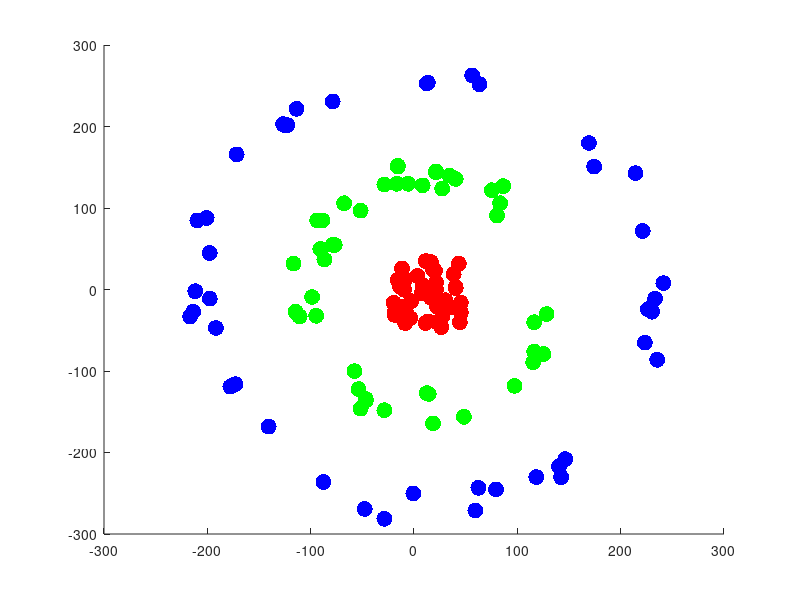

MATLAB code for this plot: (Note: this script raises an error after producing the figure.)
X = [-216.67,-33.221; -213.67,-27.221; -211.67,-2.2214; -209.67,84.779;
-200.67,87.779; -197.67,-11.221; -197.67,44.779; -191.67,-47.221;
-177.67,-119.22; -176.67,-118.22; -172.67,-116.22; -171.67,165.78;
-140.67,-168.22; -126.67,202.78; -125.67,201.78; -123.67,201.78;
-122.67,201.78; -116.67,31.779; -114.67,-27.221; -113.67,221.78;
-110.67,-33.221; -98.672,-9.2214; -94.672,-32.221; -93.672,84.779;
-90.672,49.779; -88.672,84.779; -87.672,-236.22; -86.672,36.779;
-78.672,54.779; -78.672,230.78; -76.672,54.779; -67.672,105.78;
-57.672,-100.22; -53.672,-122.22; -51.672,-146.22; -51.672,96.779;
-47.672,-269.22; -46.672,-136.22; -46.672,-134.22; -28.672,-281.22;
-28.672,-148.22; -28.672,128.78; -19.672,-16.221;
-18.672,-31.221; -18.672,-28.221; -16.672,129.78; -15.672,11.779;
-15.672,150.78; -15.672,151.78; -13.672,3.7786; -11.672,25.779;
-9.6718,-22.221; -9.6718,-21.221; -9.6718,-0.22137; -8.6718,-41.221;
-8.6718,12.779; -7.6718,-28.221; -5.6718,129.78; -3.6718,-35.221;
-2.6718,-14.221; -0.67176,-250.22; 3.3282,16.779; 7.3282,-4.2214;
8.3282,-4.2214; 8.3282,5.7786; 8.3282,127.78; 11.328,-41.221;
11.328,34.779; 12.328,-127.22; 12.328,252.78; 13.328,-39.221;
13.328,253.78; 14.328,-128.22; 16.328,-10.221; 16.328,-9.2214;
16.328,32.779; 16.328,33.779; 18.328,-164.22; 18.328,24.779;
20.328,22.779; 21.328,-0.22137; 21.328,8.7786; 21.328,143.78;
21.328,144.78; 22.328,-40.221; 22.328,-21.221; 26.328,-46.221;
26.328,-13.221; 27.328,-33.221; 27.328,123.78; 30.328,-13.221;
34.328,-22.221; 34.328,139.78; 38.328,18.779; 40.328,1.7786;
40.328,2.7786; 40.328,135.78; 43.328,31.779; 44.328,-40.221;
45.328,-28.221; 45.328,-16.221; 48.328,-156.22; 56.328,262.78;
59.328,-271.22; 62.328,-243.22; 63.328,251.78; 75.328,121.78;
79.328,-245.22; 80.328,90.779; 83.328,105.78; 86.328,126.78;
97.328,-118.22; 115.33,-89.221; 116.33,-76.221; 116.33,-40.221;
118.33,-230.22; 125.33,-79.221; 128.33,-30.221; 140.33,-217.22;
142.33,-230.22; 146.33,-208.22; 169.33,179.78; 174.33,150.78;
214.33,142.78; 221.33,71.779; 223.33,-65.221; 226.33,-24.221;
230.33,-27.221; 233.33,-11.221; 235.33,-86.221; 241.33,7.7786];

N=size(X, 1);

color = zeros(N,3);
for i = 1:N
    if( norm(X(i,:),2) < 60)
        color(i, :) = [1 0 0];
    elseif( norm(X(i,:),2) < 170) 
        color(i, :) = [0 1 0];
    else
        color(i, :) = [0 0 1];
    end
end

red = find(all(bsxfun(@eq, color, [1 0 0]), 2));
green = find(all(bsxfun(@eq, color, [0 1 0]), 2));
blue = find(all(bsxfun(@eq, color, [0 0 1]), 2));

scatter(X(:, 1), X(:,2), N, color, 'filled'); alpha(0.50); 


%% Compute Kernel PCA
%% - choose the bandwith parameter 
%% - save 50 or more result plots for different bandwidth parameters in a file
%% - color the points according to the clusters
%% - create your own test data by sampling random points in three squares (similar to the three circles)
%%   and also save 50+ plots for different bandwidth

bandwidthList = [0.00001]; 

for ii = 1:length(bandwidthList)
    Bandwidth = bandwidthList(ii);
    
    distMat = rbfMat(X, Bandwidth);
    bases = kPCA(distMat, 3);
    projPts = distMat * bases;
    
    figure();title(num2str(Bandwidth)); 
    scatter3(projPts(red, 1), projPts(red,2), projPts(red, 3), N, color(red, :), 'filled'); alpha(0.50); hold on;
    scatter3(projPts(green, 1), projPts(green,2), projPts(green,3), N, color(green, :), 'filled'); alpha(0.50); hold on;
    scatter3(projPts(blue, 1), projPts(blue,2),  projPts(blue,3), N, color(blue, :), 'filled'); alpha(0.50); 
    grid minor;
    
%     scatter(projPts(red, 1), projPts(red,2), N, color(red, :), 'filled'); alpha(0.50); hold on;
%     scatter(projPts(green, 1), projPts(green,2), N, color(green, :), 'filled'); alpha(0.50); hold on;
%     scatter(projPts(blue, 1), projPts(blue,2), N, color(blue, :), 'filled'); alpha(0.50); hold on;
    
    filename = ['fig/ProjectedPoints_' num2str(Bandwidth) '.png'];
    saveas(gcf, filename)
    
end

%% Square data
rng(42); % for reproducibility

U = sampleSquare([0,0], 15, 20);
V = sampleSquare([0,0], 30, 20);
W = sampleSquare([0,0], 45, 20);
data = [U; V; W];

[N, ~] = size(data);
color = zeros(N,3);
for i = 1:N
    if( norm(data(i,:),Inf) < 16)
        color(i, :) = [1 0 0];
    elseif( norm(data(i,:), Inf) < 32) 
        color(i, :) = [0 1 0];
    else
        color(i, :) = [0 0 1];
    end
end

red = find(all(bsxfun(@eq, color, [1 0 0]), 2));
green = find(all(bsxfun(@eq, color, [0 1 0]), 2));
blue = find(all(bsxfun(@eq, color, [0 0 1]), 2));
figure();
scatter(data(:, 1), data(:, 2), N,  color, 'filled'); alpha 0.5;
%%

bandwidthList = [0.00088]; 

for ii = 1:length(bandwidthList)
    Bandwidth = bandwidthList(ii);
    
    distMat = rbfMat(data, Bandwidth);
    bases = kPCA(distMat, 3);
    projPts = distMat * bases;
    
    figure();title(num2str(Bandwidth));    
    scatter3(projPts(red, 1), projPts(red,2), projPts(red, 3), N, color(red, :), 'filled'); alpha(0.50); hold on;
    scatter3(projPts(green, 1), projPts(green,2), projPts(green,3), N, color(green, :), 'filled'); alpha(0.50); hold on;
    scatter3(projPts(blue, 1), projPts(blue,2),  projPts(blue,3), N, color(blue, :), 'filled'); alpha(0.50); hold on;
    grid minor;
    filename = ['fig/ProjectedPoints_' num2str(Bandwidth) '.png'];
    saveas(gcf, filename)
    
end
